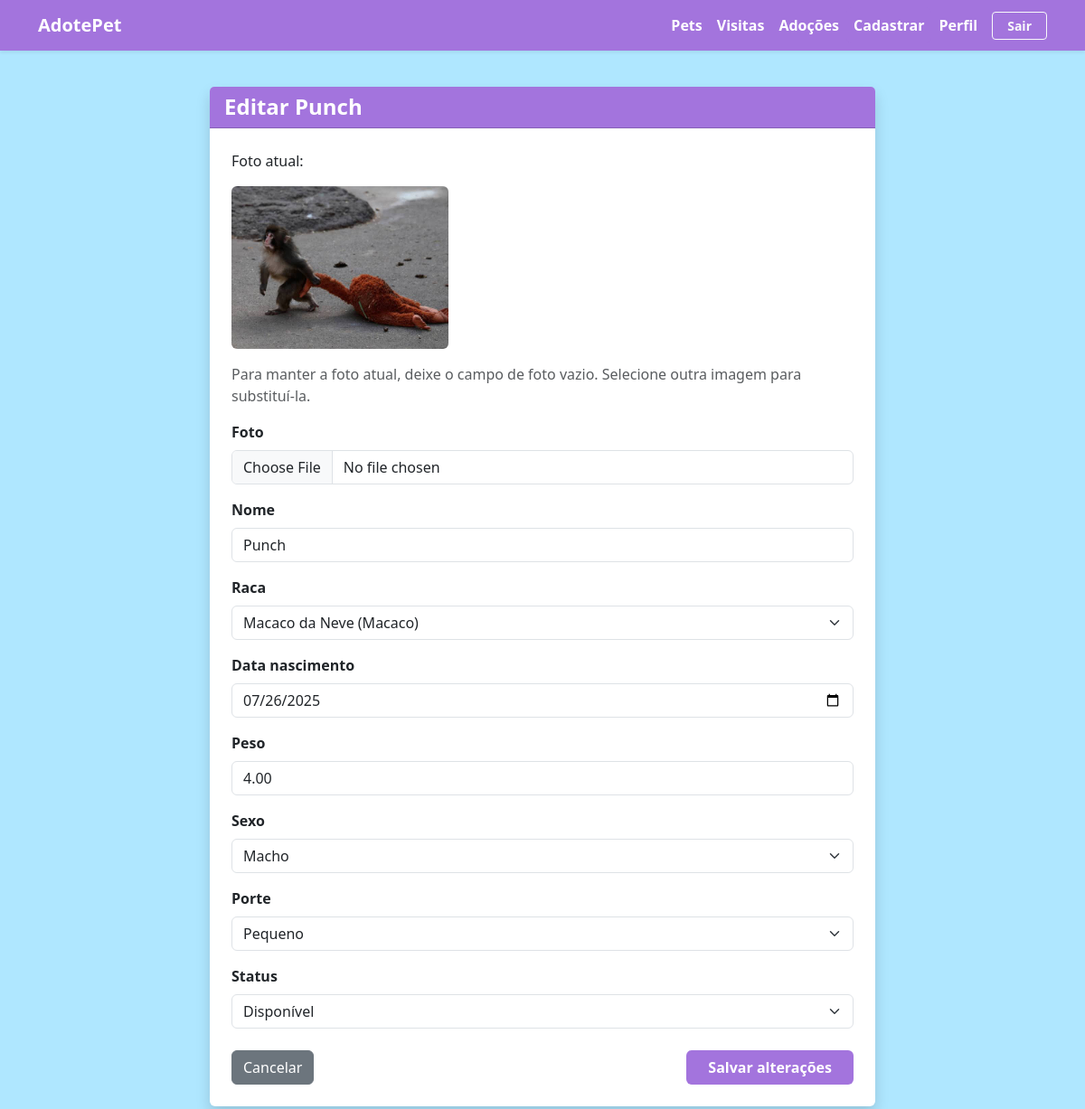
The page /pets/107/editar/ (signed in) on the database its author committed.
### pets/models.py (models this page shows, shortened)
class Pet(models.Model):
    nome= models.CharField(max_length=100)
    cor = models.CharField(max_length=50)
    data_nascimento = models.DateField(null=True, blank=True)
    sexo = models.CharField(max_length=1, choices=SEXOS)
    porte = models.CharField(max_length=1, choices=PORTES)
    peso = models.DecimalField(max_digits=5,decimal_places=2, null=True, blank=True)
    status = models.CharField(max_length=1, choices=STATUS_ADOÇAO, default='D')
    raca = models.ForeignKey(Raca, on_delete=models.PROTECT, related_name="pets")
    responsavel = models.ForeignKey(settings.AUTH_USER_MODEL, on_delete=models.PROTECT, related_name="pets")
    foto = models.ImageField(upload_to='pets/', null= True, blank=True)  # Definido assim temporariamente
    class Meta:
            verbose_name= "Pet"
            verbose_name_plural= "Pets"
            ordering= ["nome"]

### pets/views.py (the view)
# urls.py: path('<int:pk>/editar/', views.editar_pet, name='editar_pet'),
@login_required(login_url='login')
@require_http_methods(['GET', 'POST'])
def editar_pet(request, pk):
    pet = _pet_do_responsavel(request, pk)
    if request.method == 'POST':
        form = PetForm(request.POST, request.FILES, instance=pet)
        if form.is_valid():
            form.save()
            messages.success(request, 'Pet atualizado com sucesso!')
            return redirect('detalhe_pet', pk=pet.pk)
        messages.error(request, 'Não foi possível atualizar o pet. Confira os campos abaixo.')
    else:
        form = PetForm(instance=pet)
    form.fields['data_nascimento'].widget.format = '%Y-%m-%d'
    return render(request, 'pets/editar_pet.html', {'form': form, 'pet': pet})

### pets/forms.py (shortened to what this page needs)
class PetForm(forms.ModelForm):
    class Meta:
        model = Pet
        fields = [
            'foto',
            'nome',
            'raca',
            'data_nascimento',
            'peso',
            'sexo',
            'porte',
            'status'
        ]
        widgets = {
            'foto': forms.FileInput(attrs={'class': 'form-control'}),
            'nome': forms.TextInput(attrs={'class': 'form-control', 'placeholder': 'Nome do pet'}),
            'raca': forms.Select(attrs={'class': 'form-select'}),
            'data_nascimento': forms.DateInput(attrs={'class': 'form-control', 'type': 'date'}),
            'peso': forms.NumberInput(attrs={'class': 'form-control', 'placeholder': 'Peso em kg', 'step': '0.1'}),
            'sexo': forms.Select(attrs={'class': 'form-select'}),
            'porte': forms.Select(attrs={'class': 'form-select'}),
            'status': forms.Select(attrs={'class': 'form-select'}),
        }
    def __init__(self, *args, **kwargs):
        super().__init__(*args, **kwargs)
        self.fields['raca'].queryset = Raca.objects.select_related('especie').order_by('especie__nome', 'nome')

### pets/models.py (called while the page is built)
    def __str__(self):
        return f"{self.nome} ({self.especie.nome})"

### pets/views.py (called while the page is built)
def _pet_do_responsavel(request, pk):
    pet = get_object_or_404(Pet, pk=pk)
    pode_alterar = request.user.is_staff or (request.user.tipo_usuario == 'R' and pet.responsavel_id == request.user.pk)
    if not pode_alterar:
        raise PermissionDenied('Somente o responsável por este pet pode alterá-lo.')
    return pet

### pets/templates/pets/editar_pet.html (shortened to what this page needs)
{% extends 'base.html' %}
{% block content %}
<div class="row justify-content-center py-3">
  <div class="col-md-8">
    <div class="card shadow border-0">
      <div class="card-header bg-custom-primary text-white">
        <h4 class="mb-0 fw-bold">Editar {{ pet.nome }}</h4>
      </div>
      <div class="card-body p-4">
        <form method="POST" enctype="multipart/form-data" novalidate>
          {% if pet.foto %}
            <p>Foto atual:</p>
            <img src="{{ pet.foto.url }}" alt="{{ pet.nome }}" class="img-fluid rounded mb-3" style="max-height: 180px;">
          {% endif %}
          <p class="text-muted">Para manter a foto atual, deixe o campo de foto vazio. Selecione outra imagem para substituí-la.</p>
          {% for field in form %}
            <div class="mb-3">
              <label for="{{ field.id_for_label }}" class="form-label fw-semibold">{{ field.label }}</label>
              {{ field }}
            </div>
          {% endfor %}
          <div class="d-flex justify-content-between mt-4">
            <a href="{% url 'detalhe_pet' pet.pk %}" class="btn btn-secondary">Cancelar</a>
            <button type="submit" class="btn btn-custom-primary px-4 fw-bold">Salvar alterações</button>
          </div>
        </form>
      </div>
    </div>
  </div>
</div>
{% endblock %}

### pets/templates/base.html (style rules this page uses)
:root { --cor-principal: #a374dd; --cor-fundo-suave: #feffff; }
body { background-color: #8bdcffae; }
.bg-custom-primary { background-color: var(--cor-principal) !important; }
.btn-custom-primary { background-color: var(--cor-principal) !important; color: #ffffff !important; border: none; }

### rows shown on the page
Pet: nome "Punch", foto (picture), form "Punch" "Macaco da Neve (Macaco)" "07/26/2025" "4.00" "Macho" "Pequeno" "Disponível"

### other values the page prints
{{ field.label }} "Foto" "Nome" "Raca" "Data nascimento" "Peso" "Sexo" "Porte" "Status"
